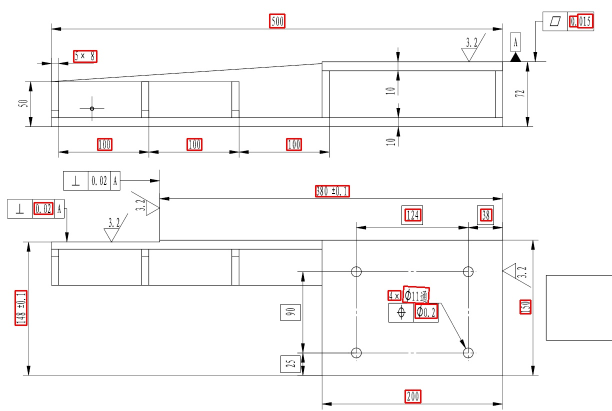
#> input picture res_test4.jpg, 1224 x 822 px (shown at 1/2 size)
$ python -i matching.py   (imports and definitions only)
#> lines starting #> are read from the running program, lines starting #| are printed output that depends on the picture; after the words box and inside, x2 and y2 are one past the last pixel; in counts of white or black regions, pixels touching at a corner belong together
import cv2
import numpy as np
import random

ctr_thre = 2 # 用于判断实际尺寸和矩形转换后的尺寸是否一致
rele_thre = 400  # 如果一个尺寸离矩形框过于远，则判定为不是该框的尺寸
aseb_thre_far = 500  # 用于确定距离相近但不等的情况,尽量取大一些
aseb_thre_near = 10  # 用于判断几个矩形的总长

# [4 lines left out: function get_corner, not called in this run]


def get_cleansed(img):
    '''对图片进行处理：二值化、多次开闭操作、去除小于阈值的轮廓，留下主轮廓，返回处理后的图像'''
    # kernel = np.ones((5, 5), np.uint8)
    # erosion = cv2.erode(img, kernel)  # 腐蚀
    # window = cv2.namedWindow('thresh',cv2.WINDOW_NORMAL)
    kernel = cv2.getStructuringElement(cv2.MORPH_RECT, (3, 3))
    # img_name = 'shaft/25.png'
    # img1 = cv2.imread(img_name,0)
    img = cv2.cvtColor(img, cv2.COLOR_BGR2GRAY)
    thresh = cv2.adaptiveThreshold(img, 255, cv2.ADAPTIVE_THRESH_GAUSSIAN_C, cv2.THRESH_BINARY, 7, 2)
    # cv2.imshow('1.thresh',thresh)
    opening = cv2.morphologyEx(thresh, cv2.MORPH_OPEN, kernel)
    closing = cv2.morphologyEx(opening, cv2.MORPH_CLOSE, kernel)
    opening = cv2.morphologyEx(closing, cv2.MORPH_OPEN, kernel)
    binartimg = cv2.Canny(opening, 100, 500)
    h = cv2.findContours(binartimg, cv2.RETR_LIST, cv2.CHAIN_APPROX_SIMPLE)
    contour = small_cont_filter(h[0])  # 滤除大轮廓，获取小轮廓
    cv2.drawContours(opening, contour, -1, (255, 255, 255), 15)  # 在图像去掉小轮廓
    return opening


def small_cont_filter(contour):
    '''输入轮廓点集，得到小轮廓，返回小轮廓列表'''
    del_ind = []
    small_area = []
    for i in range(len(contour)):
        area = cv2.contourArea(contour[i])
        if area <= 100:
            del_ind.append(i)
            small_area.append(contour[i])
    # print('太小的轮廓数量',len(del_ind))
    contour = [contour[i] for i in range(len(contour)) if (i in del_ind)]  # 只留小于一定值的轮廓
    return contour


# [156 lines left out: functions single_p_filter, rect_det, show_block, max_contour, approax, split_rect and 4 more, not called in this run]


## test----------------------------------------------------------------------------------------------------------------------
#
# coor = [[106, 171, 146, 199], [108, 370, 151, 401], [148, 124, 191, 153], [271, 370, 305, 399], [332, 370, 374, 399],
#         [530, 28, 593, 57], [718, 77, 774, 104], [759, 124, 817, 153], [955, 370, 1053, 401], [975, 171, 1016, 200],
#         [1078, 308, 1107, 364], [209, 223, 242, 330], [550, 225, 582, 326], [806, 245, 835, 308], [10, 245, 37, 306]]
# rect = [[(66, 226), (67, 323), (182, 325), (182, 224)], [(183, 337), (184, 212), (268, 337), (268, 212)],
#         [(270, 353), (270, 197), (437, 353), (438, 197)], [(440, 337), (440, 212), (523, 212), (524, 337)],
#         [(525, 325), (526, 224), (936, 224), (937, 325)], [(938, 298), (938, 252), (943, 299), (943, 251)],
#         [(944, 305), (944, 245), (1051, 305), (1056, 245)]]
# text = ['34', '22', '59', '10', '28', '287', '180', '155', '3X∅12', '35', 'M16', '∅35k6', '∅35k6', '∅28', '∅28']
# shaft_length = 991
# coor_center = [(126.0, 185.0), (129.5, 385.5), (169.5, 138.5), (288.0, 384.5), (353.0, 384.5), (561.5, 42.5),
#                (746.0, 90.5), (788.0, 138.5), (1004.0, 385.5), (995.5, 185.5), (1092.5, 336.0), (225.5, 276.5),
#                (566.0, 275.5), (820.5, 276.5), (23.5, 275.5)]
# rect_info 中元素形如(33.6, 28.1, (124.0, 274.5))，
# 其中前两项为矩形的宽和高，，第三项为中心坐标
# 水平轴线
# rect_width = [116, 85, 167, 83, 411, 5, 107]
# rect_height = [97, 125, 156, 125, 101, 46, 60]
# rect_center = [(124.0, 274.5), (225.5, 274.5), (353.5, 275.0), (481.5, 274.5), (730.5, 274.5), (940.5, 275.0),
#                (997.5, 275.0)]
# rect-width-> ['33.6', '24.6', '48.4', '24.0', '119.0', '1.4', '31.0']
# rect-height-> ['28.1', '36.2', '45.2', '36.2', '29.3', '13.3', '17.4']


# text_match_coor(coor=coor, rect=rect, text=text, shaft_length=991)


#
# for i in rect_info:
#     print(i)
# print('rect_info', rect_info)
# 将检测到的矩形阶梯等比转换成实际尺寸的结果：
# rect-width-> ['33.6', '24.6', '48.4', '24.0', '119.0', '1.4', '31.0']
# rect-height-> ['28.1', '36.2', '45.2', '36.2', '29.3', '13.3', '17.4']
# print('rect-width->', rect_width)
# print('rect-height->', rect_height)

# converted =

'''
匹配规则：
1、 尺寸与转换后的矩形框，若两者中心接近且尺寸相配，则将该尺寸与矩形框匹配；
2、 当一个横向尺寸大于与其最近的矩形块长度时，从该矩形块开始向右右进行搜索，直至接近改尺寸，
    尺寸在矩形中心右边，向右添加矩形块，并计算矩形块总长，如果已经超过了尺寸还是没有匹配，break
    则搜索到的几个矩形块总长为该尺寸；
3、


'''


# rect_info = [(33.6, 28.1, (124.0, 274.5)), (24.6, 36.2, (225.5, 274.5)), (48.4, 45.2, (353.5, 275.0)),
# (24.0, 36.2, (481.5, 274.5)), (119.0, 29.3, (730.5, 274.5)),
# (1.4, 13.3, (940.5, 275.0)), (31.0, 17.4, (997.5, 275.0))]


# axis_r = 274


# [72 lines left out: function matching, not called in this run]


# rect_info, coor_center, axis_r = coor_convert(coor, rect, text, shaft_length)
# print(matching(rect_info, coor_center, text, axis_r))

>>> import cv2
>>> picture = cv2.imread('res_test4.jpg')
#> picture is the input picture: shape (822, 1224, 3); mean B, G, R 247.7, 247.7, 249
>>> result = get_cleansed(picture)
#> in get_cleansed, `thresh = cv2.adaptiveThreshold(img, 255, cv2.ADAPTIVE_THRESH_GAUSSIAN_..`:
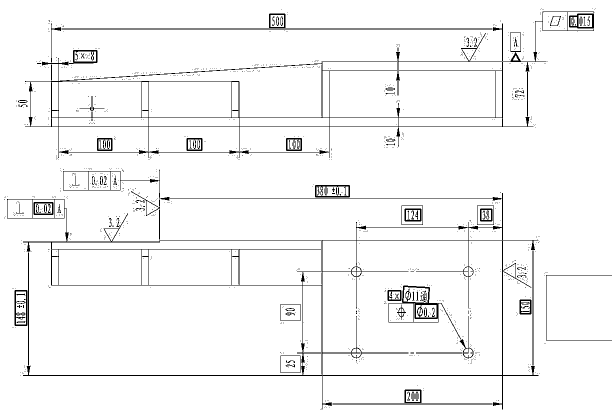
#> thresh: shape (822, 1224) (shown at 1/2 size); 96.2% white; black in thin lines or dots
#> in get_cleansed, `opening = cv2.morphologyEx(thresh, cv2.MORPH_OPEN, kernel)`:
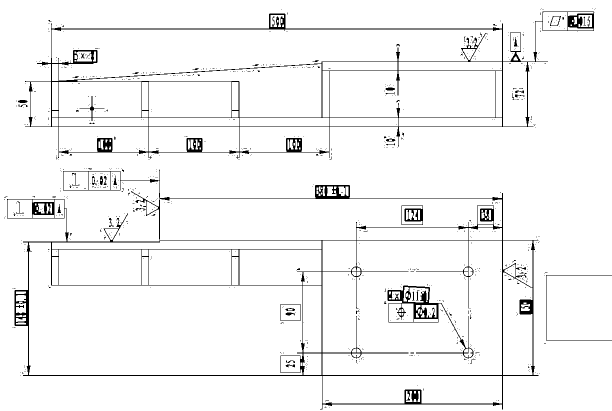
#> opening: shape (822, 1224) (shown at 1/2 size); 95.9% white; 853 black regions (813 under 20 px), largest, box (x1, y1, x2, y2) and area: (14, 339, 1077, 819) 18767, (50, 23, 1189, 318) 15244, (775, 571, 947, 717) 2978
#> in get_cleansed, `closing = cv2.morphologyEx(opening, cv2.MORPH_CLOSE, kernel)`:
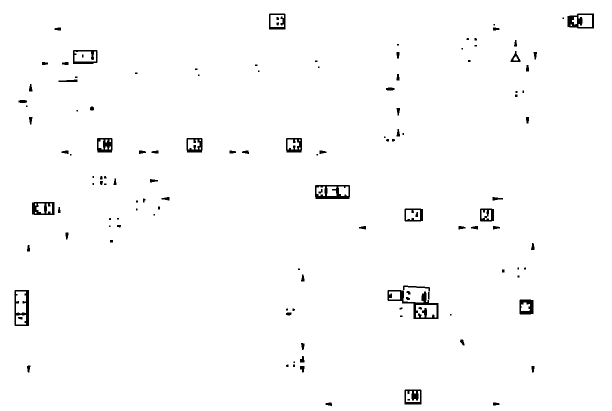
#> closing: shape (822, 1224) (shown at 1/2 size); 98.5% white; 129 black regions (41 under 20 px), largest, box (x1, y1, x2, y2) and area: (775, 580, 877, 638) 1502, (630, 370, 700, 398) 1045, (29, 580, 58, 652) 951
#> in get_cleansed, `opening = cv2.morphologyEx(closing, cv2.MORPH_OPEN, kernel)`: opening: shape (822, 1224); 98.5% white; 126 black regions (41 under 20 px), largest, box (x1, y1, x2, y2) and area: (775, 571, 877, 638) 1751, (630, 370, 700, 398) 1088, (29, 580, 58, 652) 951
#> in get_cleansed, `binartimg = cv2.Canny(opening, 100, 500)`:
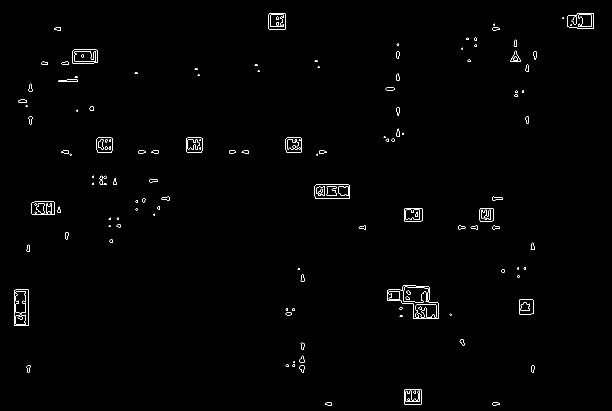
#> binartimg: shape (822, 1224) (shown at 1/2 size); 0.69% white in thin lines or dots
#> in get_cleansed, `h = cv2.findContours(binartimg, cv2.RETR_LIST, cv2.CHAIN_APPROX_SIMPLE)`: h = 324 contours, 122 with area under 20; largest, box (x1, y1, x2, y2) and area: (774, 570, 877, 638) 4078, (774, 570, 877, 638) 4076, (28, 579, 58, 652) 2082, (28, 579, 58, 652) 2080, (629, 369, 700, 398) 1947
#> the loop in small_cont_filter, `for i in range(len(contour)):` made 324 passes
#> area on passes 1 to 3: 61, 62, 62
#> after the loop in small_cont_filter, `for i in range(len(contour)):`: del_ind = 254 values from 0 to 315; small_area = 254 contours, 122 with area under 20; largest, box (x1, y1, x2, y2) and area: (1143, 33, 1154, 49) 100, (1143, 33, 1154, 49) 99, (984, 393, 1006, 401) 92, (984, 393, 1006, 401) 92, (36, 199, 54, 206) 87
#> in small_cont_filter, `contour = [contour[i] for i in range(len(contour)) if (i in del_ind)]`: contour has the same summary as small_area
#> in get_cleansed, `contour = small_cont_filter(h[0])`: contour has the same summary as small_area in small_cont_filter
#> in get_cleansed, `cv2.drawContours(opening, contour, -1, (255, 255, 255), 15)`:
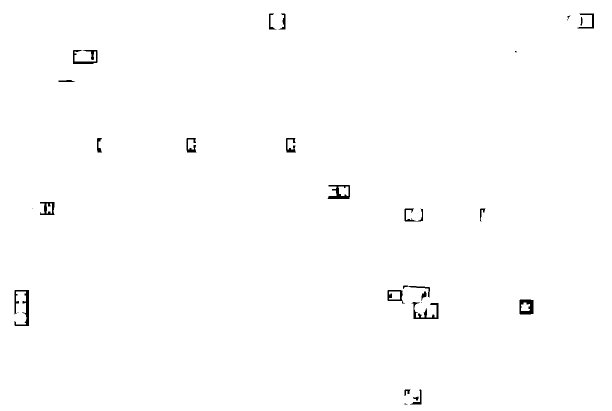
#> opening: shape (822, 1224) (shown at 1/2 size); 99.4% white; 28 black regions (5 under 20 px), largest, box (x1, y1, x2, y2) and area: (29, 580, 58, 652) 815, (655, 370, 700, 398) 606, (823, 604, 877, 638) 603
